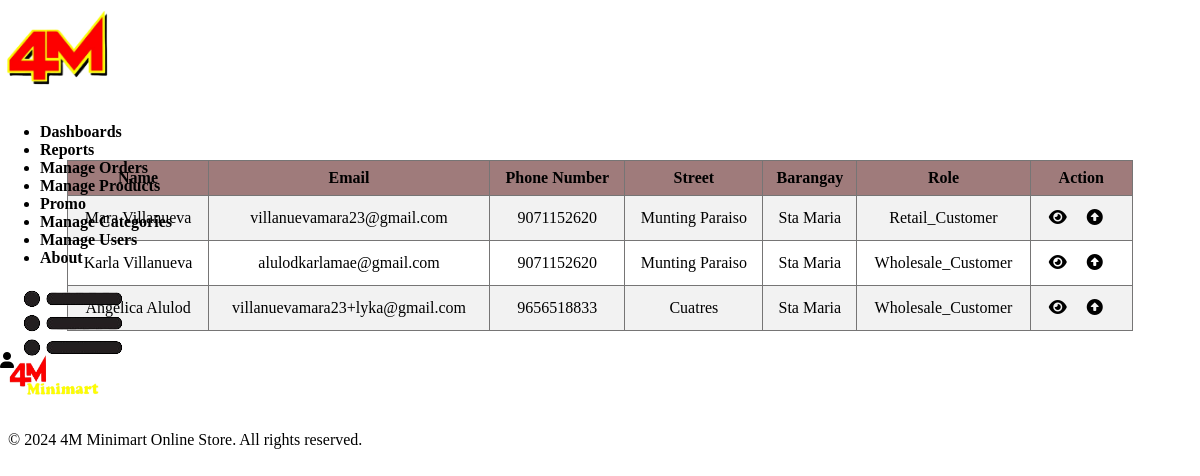
The page /admin/user.php on the database as committed earlier.
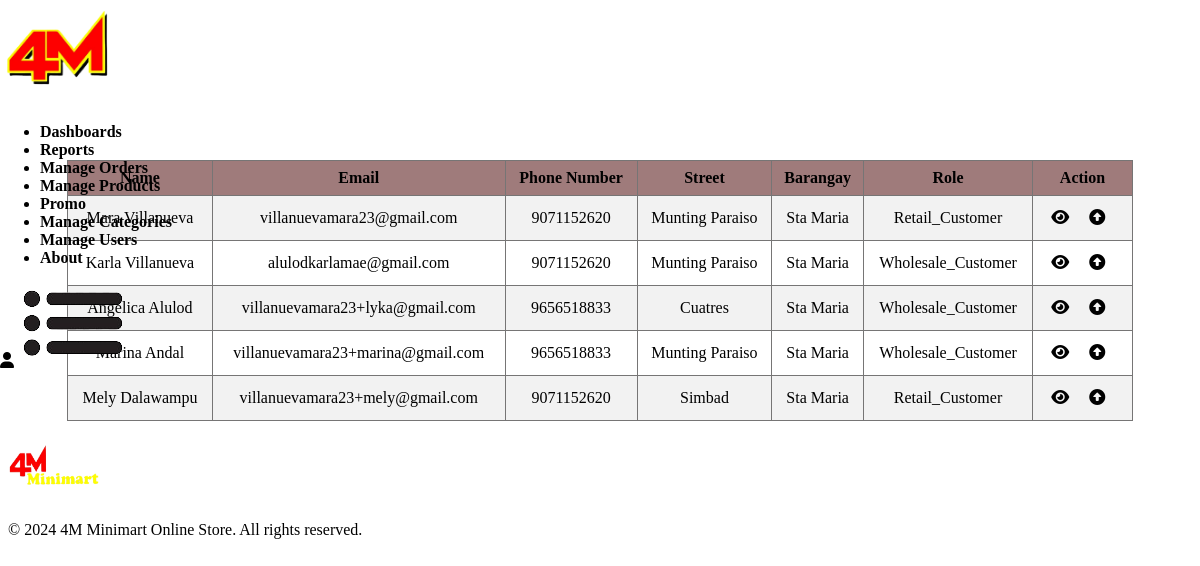
The same page on the database as committed later.
### tables this page shows
CREATE TABLE `users` (
  `user_id` int(11) NOT NULL,
  `first_name` varchar(50) NOT NULL,
  `last_name` varchar(50) NOT NULL,
  `phone_number` varchar(20) NOT NULL,
  `username` varchar(50) NOT NULL,
  `email` varchar(50) NOT NULL,
  `password` varchar(255) NOT NULL,
  `confirm_password` varchar(255) NOT NULL,
  `role` varchar(45) NOT NULL,
  `address_id` int(11) NOT NULL,
  `verification_code` varchar(20) DEFAULT NULL,
  `status` enum('not_verified','verified') NOT NULL DEFAULT 'not_verified',
  `reset_code` int(11) NOT NULL
);

CREATE TABLE `address` (
  `address_id` int(11) NOT NULL,
  `street` varchar(225) NOT NULL,
  `barangay` varchar(225) NOT NULL,
  `municipality` varchar(225) NOT NULL
);

### admin/user.php (the view, shortened to what this page needs)
<?php
require '../DB/db_con.php';
try {
    $sql = "SELECT *
            FROM users
            INNER JOIN address ON users.address_id = address.address_id
            WHERE role IN ('Retail_customer', 'Wholesale_Customer')";
    $stmt = $pdo->prepare($sql);
    $stmt->execute();
    $users = $stmt->fetchAll(PDO::FETCH_ASSOC);
} catch (PDOException $e) {
    die("PDOException: " . $e->getMessage());
} catch (Exception $e) {
    die("Error: " . $e->getMessage());
}
?>
<!DOCTYPE html>
<html lang="en">
<head>
    <link rel="stylesheet" href="https://stackpath.bootstrapcdn.com/font-awesome/4.7.0/css/font-awesome.min.css">
    <link rel="stylesheet" href="../scss/style.scss">
</head>
<body>
<div class="header">
    <div class="container">
        <div class="navbar">
        <div class="logo">
            <a href="http://localhost/E-commerce/admin/admin_dash.php">
                <img src="../images/Logo.png" class= "pic" width="125">
            </a>
        </div>
        <nav id="menuItems">
        <ul>
        <li><a href="http://localhost/E-commerce/admin/admin_dash.php">Dashboards</a></li>
        <li><a href="http://localhost/E-commerce/admin/reports.php">Reports</a></li>
            <li><a href="http://localhost/E-commerce/admin/manage_order.php">Manage Orders</a></li>
            <li><a href="http://localhost/E-commerce/admin/products.php">Manage Products</a></li>
            <li><a href="http://localhost/E-commerce/admin/promo.php">Promo</a></li>
            <li><a href="http://localhost/E-commerce/admin/category.php">Manage Categories</a></li>
            <li><a href="http://localhost/E-commerce/admin/user.php">Manage Users</a></li>
            <li><a href="http://localhost/E-commerce/admin/about.php">About</a></li>
        </ul>
        </nav>
        <div class="setting-sec">
            <a href="http://localhost/E-commerce/Account.php">
            <i class="fa-solid fa-user"></i>
            </a>
        <img src="../images/menu.png" class="menu-icon" onclick="menutoggle()">
        </div>
    </div>
    </div>
</div>
<div class="user-container">
    <table>
        <tr>
            <th>Name</th>
            <th>Email</th>
            <th>Phone Number</th>
            <th>Street</th>
            <th>Barangay</th>
            <th>Role</th>
            <th>Action</th>
        </tr>
        <?php foreach ($users as $customer) : ?>
            <tr>
            <td><?php echo $customer['first_name'] . ' ' . $customer['last_name']; ?></td>
                <td><?php echo $customer['email']; ?></td>
                <td><?php echo $customer['phone_number']; ?></td>
                <td><?php echo $customer['street']; ?></td>
                <td><?php echo $customer['barangay']; ?></td>
                <td><?php echo $customer['role']; ?></td>
                <td>
                    <a href="http://localhost/E-commerce/admin/view_user_order.php?user_id=<?php echo $customer['user_id']; ?>" class="edit-button" style="margin-right: 10px;">
                        <i class="fa-solid fa-eye"></i>
                    </a>
                    <a href="http://localhost/E-commerce/admin/upgrade_user.php?user_id=<?php echo $customer['user_id']; ?>" class="edit-button">
                        <i class="fas fa-arrow-alt-circle-up"></i>
                    </a>
                </td>
            </tr>
        <?php endforeach; ?>
    </table>
</div>
<footer>
    <div class="container">
        <div class="row">
            <div class="footer-col-1">
            <img src="../images/logo2.png" width="100px" height="60px">
            </div>
            <div class="footer-col-2">
            <p>&copy; <?php echo date('Y'); ?> 4M Minimart Online Store. All rights reserved.</p>
            </div>
        </div>
    </div>
</footer>
</html>
</body>

Rows that differ between the two databases and show on the page:
added users: last_name "Andal", email "villanuevamara23+marina@gmail.com", phone_number "9656518833", address.street "Munting Paraiso", address.barangay "Sta Maria", role "Wholesale_Customer"
added users: first_name "Mely", last_name "Dalawampu", email "villanuevamara23+mely@gmail.com", phone_number "9071152620", address.street "Simbad", address.barangay "Sta Maria", role "Retail_Customer"
